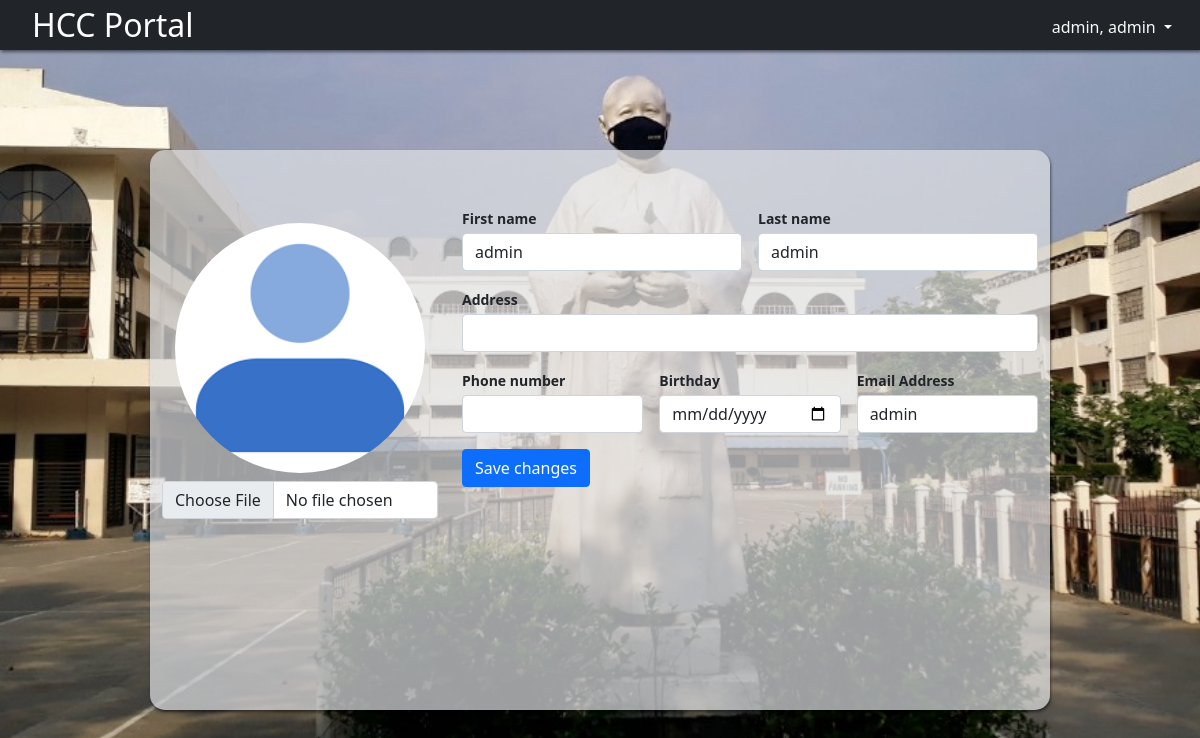
Page /faculty/adminprofile.php (signed in) on the committed database.
### tables this page shows
CREATE TABLE `users` (
  `id` bigint(11) NOT NULL,
  `username` varchar(255) NOT NULL,
  `lastname` varchar(255) NOT NULL,
  `email` varchar(255) NOT NULL,
  `birthdate` varchar(255) NOT NULL,
  `tel` varchar(255) NOT NULL,
  `password` varchar(255) NOT NULL,
  `address` varchar(255) NOT NULL,
  `course` varchar(255) NOT NULL,
  `year` varchar(255) NOT NULL,
  `section` varchar(255) NOT NULL,
  `picture` varchar(255) NOT NULL,
  `role` varchar(255) NOT NULL
);

### faculty/adminprofile.php (the view, shortened to what this page needs)
<?php
include '../config.php';
$id = $_SESSION['theid'];
$sql = "SELECT * FROM users WHERE id='$id'";
$result = mysqli_query($conn, $sql);
if ($result->num_rows > 0) {
  $row = mysqli_fetch_assoc($result);
  $showimage = "../assets/images/".$row['picture'];
} else {
  echo "<script>alert('Data not found!')</script>";
}
    ?>
    <!DOCTYPE html>
    <html lang="en">
    <body>
      <?php
      include("header.php");
      ?>
      <div class="container w-75">
        <div class="row" style="position:relative; top:10%;">
          <div class="col-xl-4" style="position:relative; top:17px;">
            <form method="POST" action="" enctype="multipart/form-data">
              <div class="text-center">
                <img class="img-account-profile rounded-circle mb-2" src="<?php echo $showimage ?>" width="250" height="250" alt="" onerror=this.src="../assets/images/altimg.png">
                <input class="form-control" type="file" name="uploadfile" value="" />
              </div>
            </div>
            <div class="col-xl-8">
              <div class="row gx-3 mb-3">
                <div class="col-md-6">
                  <label class="small mb-1 fw-bold">First name</label>
                  <input name="username" class="form-control" type="text" value="<?php echo $row['username']; ?>" required>
                </div>
                <div class="col-md-6">
                  <label class="small mb-1 fw-bold">Last name</label>
                  <input name="lastname" class="form-control" type="text" value="<?php echo $row['lastname']; ?>" required>
                </div>
              </div>
              <div class="mb-3">
                <label class="small mb-1 fw-bold" for="inputAddress">Address</label>
                <input name="address" class="form-control" type="address" value="<?php echo $row['address']; ?>" required>
              </div>
              <div class="row gx-3 mb-3">
                <div class="col-md-4">
                  <label class="small mb-1 fw-bold" for="inputPhone">Phone number</label>
                  <input name="tel" class="form-control" type="tel" value="<?php echo $row['tel']; ?>" maxlength="11">
                </div>
                <div class="col-md-4">
                  <label class="small mb-1 fw-bold" for="inputBirthday">Birthday</label>
                  <input class="form-control" type="date" name="birthdate" value="<?php echo $row['birthdate']; ?>">
                </div>
                <div class="col-md-4">
                  <label class="small mb-1 fw-bold" for="inputEmail">Email Address</label>
                  <input name="email" class="form-control" type="email" value="<?php echo $row['email']; ?>" required>
                </div>
              </div>
              <button name="submit" type="submit" class="btn btn-primary">Save changes</button>
          </div>
        </div>
      </div>
    </body>
    </html>

### assets/css/style.css (style rules this page uses)
html, body { height: 100%; overflow: hidden; }
body { background: url(../images/mainbg.jpg) center/cover no-repeat; height: 100vh; margin: 0; justify-content: center; font-family: Verdana, sans-serif; overflow: hidden; }
.container { margin-top: 100px; height: 70%; background: rgba(224, 225, 228, 0.7); -moz-box-shadow: 1px 2px 3px rgba(0,0,0,.5); -webkit-box-shadow: 1px 2px 3px rgba(0,0,0,.5); box-shadow: 1px 2px 3px rgba(0,0,0,.5); border-radius: 15px; margin-bottom:50px; }

### rows in the picture
users: username "admin", lastname "admin", email "admin"

### other values in the picture
$_SESSION['username'] "admin, admin"
